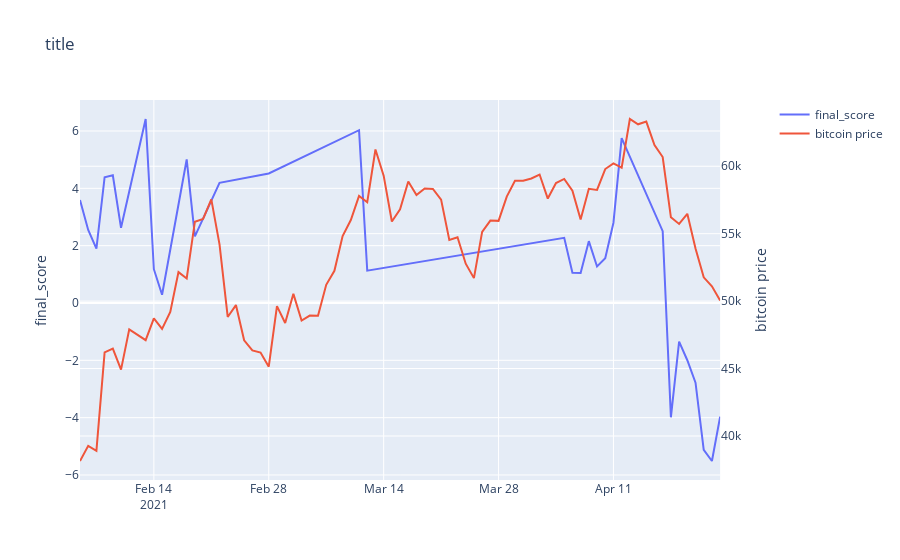

This figure's notebook cell:
### Code cell
Plot(df,"date","final_score",df_coin,"Date","Close","title","final_score","bitcoin price")
